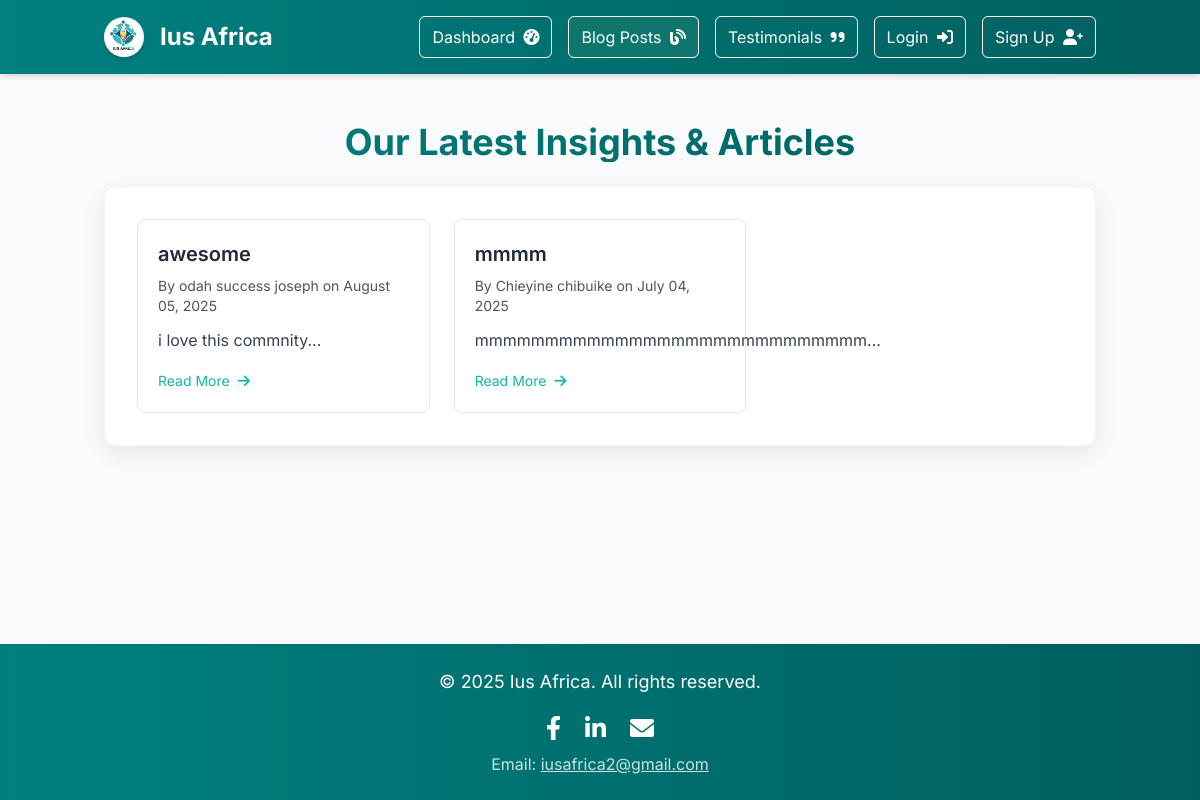
/user/blog_posts, run on the app's committed database.
### app.py (models this page shows, shortened)
class BlogPost(db.Model):
    id = db.Column(db.Integer, primary_key=True)
    user_id = db.Column(db.Integer, db.ForeignKey('regular_user.id'), nullable=False)
    user_name = db.Column(db.String(100), nullable=False)
    title = db.Column(db.String(255), nullable=False)
    content = db.Column(db.Text, nullable=False)
    created_at = db.Column(db.DateTime, default=datetime.utcnow)
    status = db.Column(db.String(50), default='Pending') # e.g., Pending, Published, Rejected

### app.py (the view)
@app.route('/user/blog_posts')
def user_all_blog_posts():
    blog_posts = BlogPost.query.filter_by(status='Published').order_by(BlogPost.created_at.desc()).all()
    return render_template('all_blog_posts.html', blog_posts=blog_posts)

### templates/all_blog_posts.html (shortened to what this page needs)
<!DOCTYPE html>
<html lang="en">
<head>
    <script src="https://cdn.tailwindcss.com"></script>
    <link rel="stylesheet" href="https://cdnjs.cloudflare.com/ajax/libs/font-awesome/6.0.0-beta3/css/all.min.css">
</head>
<body class="antialiased flex flex-col min-h-screen">
    <header class="header-gradient-bg text-white py-4 shadow-md">
        <div class="container mx-auto px-4 flex flex-col md:flex-row justify-between items-center md:space-y-0 space-y-4">
            <div class="flex items-center space-x-4">
                <img src="{{ url_for('static', filename='logo.jpg') }}" alt="Ius Africa Logo" class="w-10 h-10 rounded-full shadow-md">
                <h1 class="text-2xl font-bold">Ius Africa</h1>
            </div>
            <nav class="flex flex-wrap justify-center items-center space-x-2 md:space-x-4">
                <a href="{{ url_for('user_dashboard') }}" class="text-white hover:text-gray-200 transition-colors duration-300 px-3 py-2 rounded-md border border-white hover:bg-white hover:text-teal-600 my-1 md:my-0">
                    Dashboard <i class="fas fa-tachometer-alt ml-1"></i>
                </a>
                <a href="{{ url_for('user_all_blog_posts') }}" class="text-white bg-teal-700 px-3 py-2 rounded-md border border-white my-1 md:my-0">
                    Blog Posts <i class="fas fa-blog ml-1"></i>
                </a>
                <a href="{{ url_for('user_all_testimonials') }}" class="text-white hover:text-gray-200 transition-colors duration-300 px-3 py-2 rounded-md border border-white hover:bg-white hover:text-teal-600 my-1 md:my-0">
                    Testimonials <i class="fas fa-quote-right ml-1"></i>
                </a>
                {% if session.get('user_logged_in') %}
                <span class="text-white text-lg font-medium mr-2 md:mr-0">Welcome, {{ session.get('user_name', 'User') }}!</span>
                <a href="{{ url_for('user_logout') }}" class="text-white hover:text-gray-200 transition-colors duration-300 px-3 py-2 rounded-md border border-white hover:bg-white hover:text-teal-600 my-1 md:my-0">
                    Logout <i class="fas fa-sign-out-alt ml-1"></i>
                </a>
                {% else %}
                <a href="{{ url_for('user_login') }}" class="text-white hover:text-gray-200 transition-colors duration-300 px-3 py-2 rounded-md border border-white hover:bg-white hover:text-teal-600 my-1 md:my-0">
                    Login <i class="fas fa-sign-in-alt ml-1"></i>
                </a>
                <a href="{{ url_for('user_signup') }}" class="text-white hover:text-gray-200 transition-colors duration-300 px-3 py-2 rounded-md border border-white hover:bg-white hover:text-teal-600 my-1 md:my-0">
                    Sign Up <i class="fas fa-user-plus ml-1"></i>
                </a>
                {% endif %}
            </nav>
        </div>
    </header>
    <main class="flex-grow container mx-auto px-4 py-8 md:py-12">
        <section id="all-blog-posts" class="mb-8 md:mb-12">
            <h2 class="text-3xl md:text-4xl font-bold text-center mb-6 text-gradient">Our Latest Insights & Articles</h2>
            <div class="bg-white p-6 md:p-8 rounded-xl card-shadow border border-gray-100">
                {% if blog_posts %}
                    <div class="grid grid-cols-1 md:grid-cols-2 lg:grid-cols-3 gap-6">
                        {% for post in blog_posts %}
                            <div class="border border-gray-200 rounded-lg p-5 flex flex-col justify-between h-full">
                                <div>
                                    <h3 class="text-xl font-semibold text-gray-800 mb-2">{{ post.title }}</h3>
                                    <p class="text-gray-600 text-sm mb-3">By {{ post.user_name }} on {{ post.created_at.strftime('%B %d, %Y') }}</p>
                                    <p class="text-gray-700 mb-4">{{ post.content[:250] }}...</p>
                                </div>
                                <div class="mt-auto">
                                    <button class="text-teal-500 hover:underline text-sm read-more-btn" data-post-id="{{ post.id }}">Read More <i class="fas fa-arrow-right ml-1"></i></button>
                                </div>
                            </div>
                        {% endfor %}
                    </div>
                {% endif %}
            </div>
        </section>
    </main>
    <footer class="header-gradient-bg text-white py-6 mt-12 shadow-inner">
        <div class="container mx-auto px-4 text-center">
            <p class="mb-4 text-lg">&copy; 2025 Ius Africa. All rights reserved.</p>
            <div class="flex justify-center space-x-6 mb-2">
                <a href="https://www.facebook.com/profile.php?id=61565971682688" target="_blank" rel="noopener noreferrer" class="text-white hover:text-gray-200 transition-colors duration-300">
                    <i class="fab fa-facebook-f text-2xl"></i>
                </a>
                <a href="https://www.linkedin.com/company/105226035/admin/dashboard/" target="_blank" rel="noopener noreferrer" class="text-white hover:text-gray-200 transition-colors duration-300">
                    <i class="fab fa-linkedin-in text-2xl"></i>
                </a>
                <a href="mailto:iusafrica2@gmail.com" class="text-white hover:text-gray-200 transition-colors duration-300">
                    <i class="fas fa-envelope text-2xl"></i>
                </a>
            </div>
            <p class="text-md opacity-80">
                Email: <a href="mailto:iusafrica2@gmail.com" class="underline hover:no-underline">iusafrica2@gmail.com</a>
            </p>
        </div>
    </footer>
</body>
</html>

### templates/all_blog_posts.html (style rules this page uses)
body { font-family: 'Inter', sans-serif; background-color: #f8fafc; color: #1a202c; }
.header-gradient-bg { background: linear-gradient(to right, #008080, #005f5f); }
.card-shadow { box-shadow: 0 8px 24px rgba(0, 0, 0, 0.08); }
.text-gradient { background: linear-gradient(to right, #008080, #005f5f); -webkit-background-clip: text; -webkit-text-fill-color: transparent; }

### data on the page
BlogPost: title "awesome", user_name "odah success joseph", created_at "August 05, 2025", content "i love this commnity"
BlogPost: title "mmmm", user_name "Chieyine chibuike", created_at "July 04, 2025", content "mmmmmmmmmmmmmmmmmmmmmmmmmmmm"
